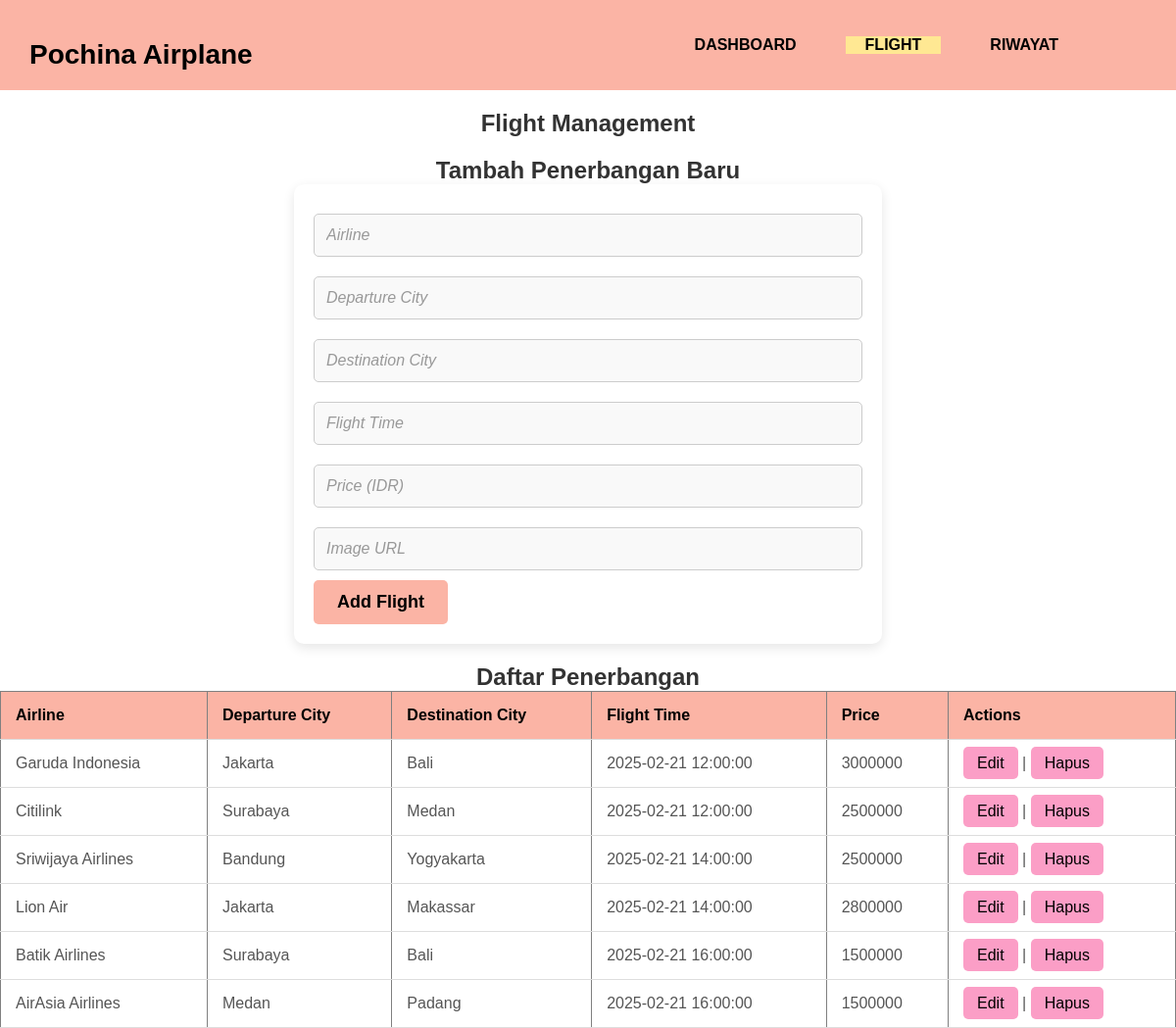
Page /flightadmin.php on the committed database.
### tables this page shows
CREATE TABLE `flights` (
  `id` int NOT NULL,
  `airline` varchar(100) NOT NULL,
  `departure_city` varchar(100) NOT NULL,
  `destination_city` varchar(100) NOT NULL,
  `flight_time` datetime NOT NULL,
  `ticket_type` enum('reguler','vip') NOT NULL,
  `price` int NOT NULL,
  `img_url` varchar(255) NOT NULL
);

### flightadmin.php (the view, shortened to what this page needs)
<?php
$host = 'localhost';
$username = 'root';
$password = '';
$dbname = 'pochina';
$conn = new mysqli($host, $username, $password, $dbname);
$flights = [];
$sql = "SELECT * FROM flights";
$result = $conn->query($sql);
if ($result->num_rows > 0) {
    while ($row = $result->fetch_assoc()) {
        $flights[] = $row;
    }
}
?>
<!DOCTYPE html>
<html lang="en">
<head>
</head>
<body>
    <header>
        <div class="container">
            <h1><a href="dashboard.php">Pochina Airplane</a></h1>
            <ul>
                <li><a href="dashadmin.php">Dashboard</a></li>
                <li class="active"><a href="flightadmin.php">Flight</a></li>
                <li><a href="riwayatadmin.php">Riwayat</a></li>
                <li><a href="profile.php" class="profile-logo"><i class="fa fa-user" aria-hidden="true"></i></a></li>
            </ul>
        </div>
    </header>
    <h1>Flight Management</h1>
    <h2><?php echo isset($flight) ? 'Edit Penerbangan' : 'Tambah Penerbangan Baru'; ?></h2>
    <form method="POST">
        <input type="text" name="airline" placeholder="Airline" value="<?php echo isset($flight) ? $flight['airline'] : ''; ?>" required><br>
        <input type="text" name="departure_city" placeholder="Departure City" value="<?php echo isset($flight) ? $flight['departure_city'] : ''; ?>" required><br>
        <input type="text" name="destination_city" placeholder="Destination City" value="<?php echo isset($flight) ? $flight['destination_city'] : ''; ?>" required><br>
        <input type="text" name="flight_time" placeholder="Flight Time" value="<?php echo isset($flight) ? $flight['flight_time'] : ''; ?>" required><br>
        <input type="number" name="price" placeholder="Price (IDR)" value="<?php echo isset($flight) ? $flight['price'] : ''; ?>" required><br>
        <input type="text" name="img_url" placeholder="Image URL" value="<?php echo isset($flight) ? $flight['img_url'] : ''; ?>" required><br>
        <button type="submit" name="<?php echo isset($flight) ? 'edit_flight' : 'add_flight'; ?>">
            <?php echo isset($flight) ? 'Update Flight' : 'Add Flight'; ?>
        </button>
    </form>
    <h2>Daftar Penerbangan</h2>
    <table border="1">
        <thead>
            <tr>
                <th>Airline</th>
                <th>Departure City</th>
                <th>Destination City</th>
                <th>Flight Time</th>
                <th>Price</th>
                <th>Actions</th>
            </tr>
        </thead>
        <tbody>
            <?php foreach ($flights as $flight): ?>
                <tr>
                    <td><?php echo $flight['airline']; ?></td>
                    <td><?php echo $flight['departure_city']; ?></td>
                    <td><?php echo $flight['destination_city']; ?></td>
                    <td><?php echo $flight['flight_time']; ?></td>
                    <td><?php echo $flight['price']; ?></td>
                    <td>
                        <a href="flightadmin.php?edit=<?php echo $flight['id']; ?>">Edit</a> |
                        <a href="flightadmin.php?delete_id=<?php echo $flight['id']; ?>" class="btn-delete" onclick="return confirm('Apakah Anda yakin ingin menghapus penerbangan ini?');">
                            <i class="fa fa-trash-o" aria-hidden="true"></i> Hapus
                        </a>
                    </td>
                </tr>
            <?php endforeach; ?>
        </tbody>
    </table>
</body>
</html>

### flightadmin.php (style rules this page uses)
* { margin: 0; padding: 0; box-sizing: border-box; font-family: 'Arial', sans-serif; }
a { color: inherit; text-decoration: none; }
header { background-color: #FBB4A5; padding: 20px 0; }
header .container { display: flex; justify-content: space-between; align-items: center; padding: 0 30px; }
header h1 { color: black; font-size: 28px; font-weight: bold; }
header ul { display: flex; gap: 30px; }
header ul li { list-style: none; }
header ul li a { color: black; text-transform: uppercase; font-weight: bold; padding: 12px 20px; border-radius: 5px; transition: background-color 0.3s ease; }
header ul li a:hover, .active { background-color: #FFE893; }
table { width: 100%; min-width: 800px; border-collapse: collapse; }
table th, table td { padding: 15px; text-align: left; border-bottom: 1px solid #ddd; }
table th { background-color: #FBB4A5; color: black; font-weight: bold; }
table td { color: #555; }
table td a { color: black; text-decoration: none; background-color: #FB9EC6; padding: 8px 14px; border-radius: 5px; transition: background-color 0.3s; }
input[type="text"], input[type="number"] { width: 100%; padding: 12px; margin: 10px 0; border: 1px solid #ccc; border-radius: 5px; font-size: 16px; background-color: #f9f9f9; transition: border-color 0.3s ease; }
button { padding: 12px 24px; font-size: 18px; border-radius: 5px; font-weight: bold; color: black; background-color: #FBB4A5; border: none; cursor: pointer; transition: background-color 0.3s; }
h1 { margin-top: 20px; font-size: 24px; font-weight: bold; color: #333; text-align: center; }
h2 { margin-top: 20px; font-size: 24px; font-weight: bold; color: #333; text-align: center; }
form { width: 100%; max-width: 600px; margin: 0 auto; padding: 20px; background-color: #fff; border-radius: 10px; box-shadow: 0px 4px 12px rgba(0, 0, 0, 0.1); }
form input { margin-bottom: 15px; }
input::placeholder { color: #999; font-style: italic; }

### rows in the picture
flights: airline "Garuda Indonesia", departure_city "Jakarta", destination_city "Bali", flight_time "2025-02-21 12:00:00", price "3000000"
flights: airline "Citilink", departure_city "Surabaya", destination_city "Medan", flight_time "2025-02-21 12:00:00", price "2500000"
flights: airline "Sriwijaya Airlines", departure_city "Bandung", destination_city "Yogyakarta", flight_time "2025-02-21 14:00:00", price "2500000"
flights: airline "Lion Air", departure_city "Jakarta", destination_city "Makassar", flight_time "2025-02-21 14:00:00", price "2800000"
flights: airline "Batik Airlines", departure_city "Surabaya", destination_city "Bali", flight_time "2025-02-21 16:00:00", price "1500000"
flights: airline "AirAsia Airlines", departure_city "Medan", destination_city "Padang", flight_time "2025-02-21 16:00:00", price "1500000"
